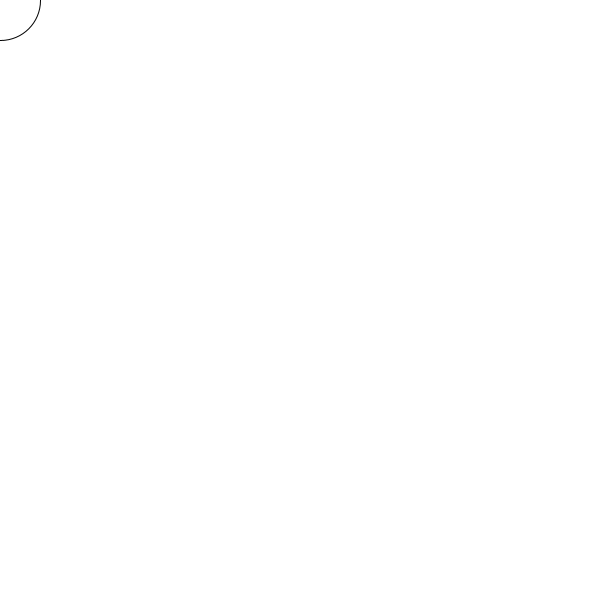
Frame 1 (no input)
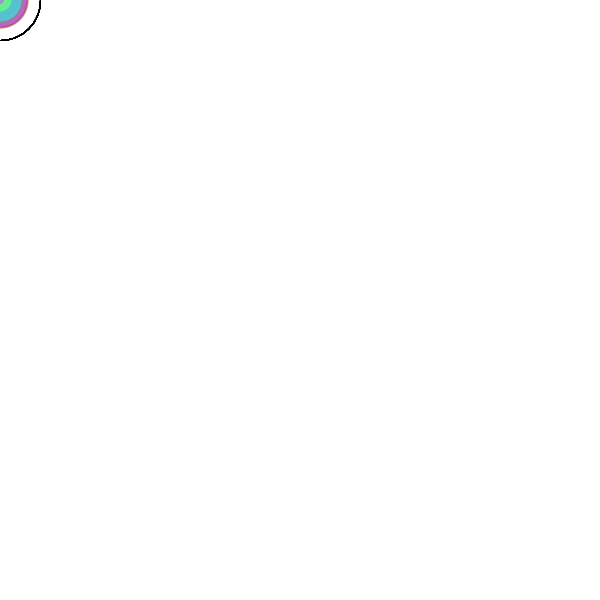
Frame 60 (the mouse pressed at the canvas centre just before this capture)
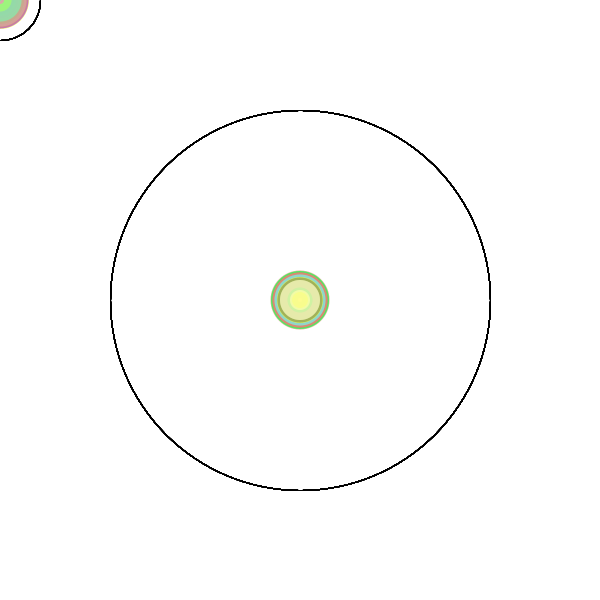
Frame 120 (the mouse held since frame 60 and released just before this capture)

The Processing sketch that drew these frames (run headless with seeded random() and noise(); from frame 60 on, the mouse is pressed at the canvas centre):

// Processing sketch: processing_93592
// ── processing_93592.pde

//colour
int r;
int g;
int b;
int a;

//position
int x;
int y;

//diameter
int d;
 
void setup(){
  
 size(600,600);
 smooth();
 background(255);
 
}
 
void draw(){
  
 noStroke();
 noFill();
 
//outer size changing ellipse 
 stroke(0);
 strokeWeight(1);
 ellipse(mouseX,mouseY,mouseX+80,mouseY+80);
 
//centre colour circles 
  fill(r,g,b,a);
  noStroke();
  ellipse(x,y,d,d);
  ellipse(x,y,d,d);
  r=int(random(400));
  g=int(random(355));
  b=int(random(255));
  a=int(random(140));
  d = int(random(60));
  y = int(random(mouseY,mouseY));
  x = int(random(mouseX,mouseX));
  
}
